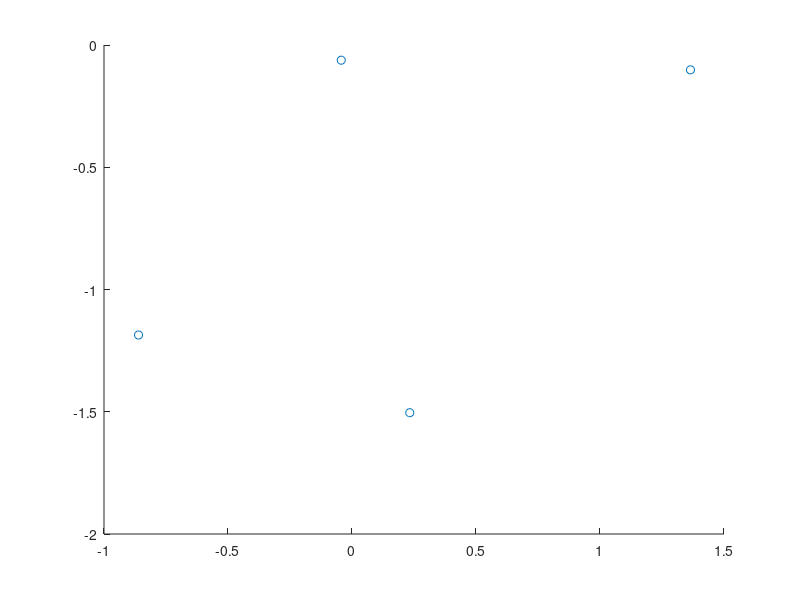

MATLAB code for this plot: (Note: this script raises an error after producing the figure.)
% Find optimal feature and threshold theta

%generating dataset
% examples_plus = [normrnd(0,1,4,1), normrnd(0,1,4,1)];
% examples_minus = [normrnd(2,1,3,1), normrnd(0,1,3,1)];
% dataset_t = [examples_plus; examples_minus];
load('simple_dataset.mat');
w_plus = 1/size(dataset_t, 1)*ones(size(examples_plus, 1),1);
w_minus = 1/size(dataset_t, 1)*ones(size(examples_minus, 1),1);

figure %scatterplot of the dataset
scatter(examples_plus(:,1), examples_plus(:,2));
c = string(1:size(examples_plus,1));
dx = - 0.1; dy = 0.1; % displacement so the text does not overlay the data points
text(examples_plus(:,1)+dx, examples_plus(:,2)+dy, c, 'Fontsize', 8);
hold on
scatter(examples_minus(:,1), examples_minus(:,2));
c = string(size(examples_plus,1)+1:size(dataset_t,1));
dx = -0.1; dy = 0.1; % displacement so the text does not overlay the data points
text(examples_minus(:,1)+dx, examples_minus(:,2)+dy, c, 'Fontsize', 8);
legend('Class 1', 'Class 2')
xlabel('Feature 1'), ylabel('Feature 2')
hold off

%training the decision stump
[f_optimal, theta_optimal, min_error, side] = training_decision_tree(dataset_t, examples_plus, examples_minus, w_plus, w_minus);